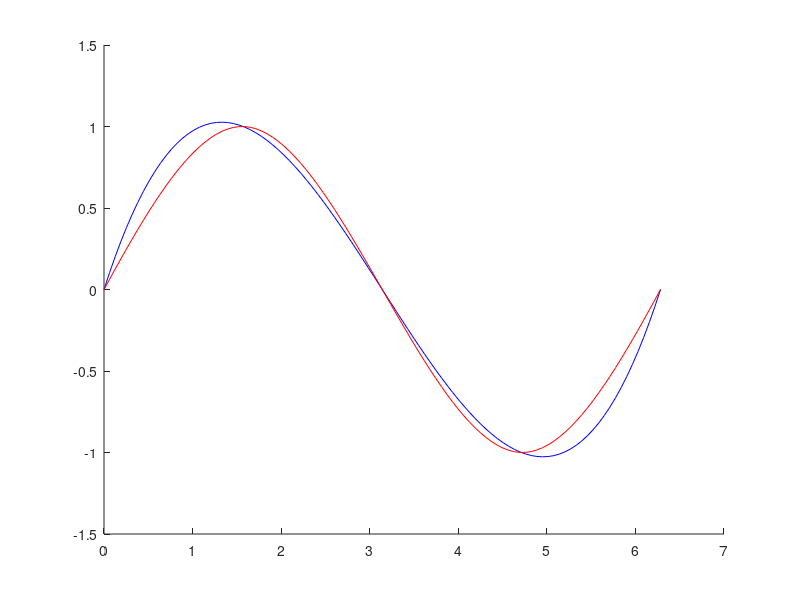

Here is the MATLAB script that generated this plot:
xi = [0 pi/2 pi 3*pi/2 2*pi];
yi = sin(xi);

gr1 = spline(xi,yi,pi/4)
gr2 = spline(xi,[1,yi,1],[pi/4])
hold on 
x = linspace(0,2*pi);
plot(x,spline(xi,yi,x), 'b')
plot(x,spline(xi,[1,yi,1],x),'r')
hold off
